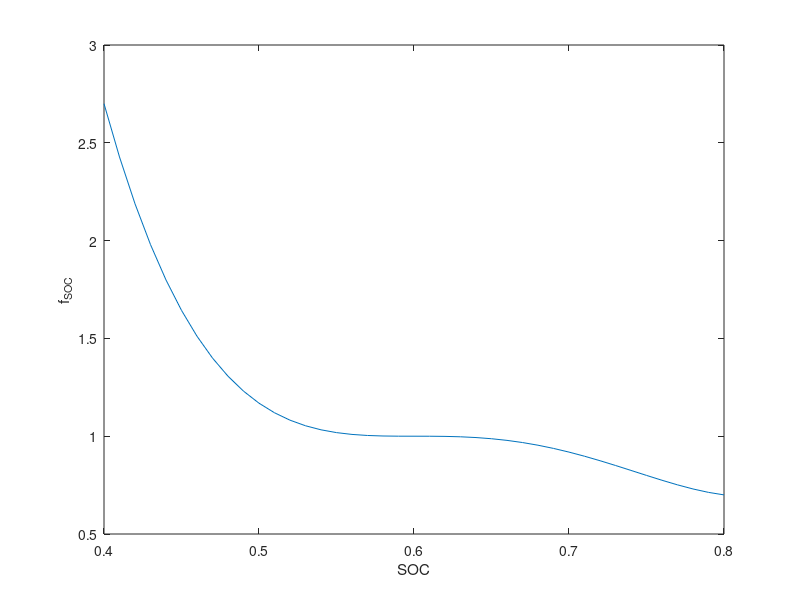
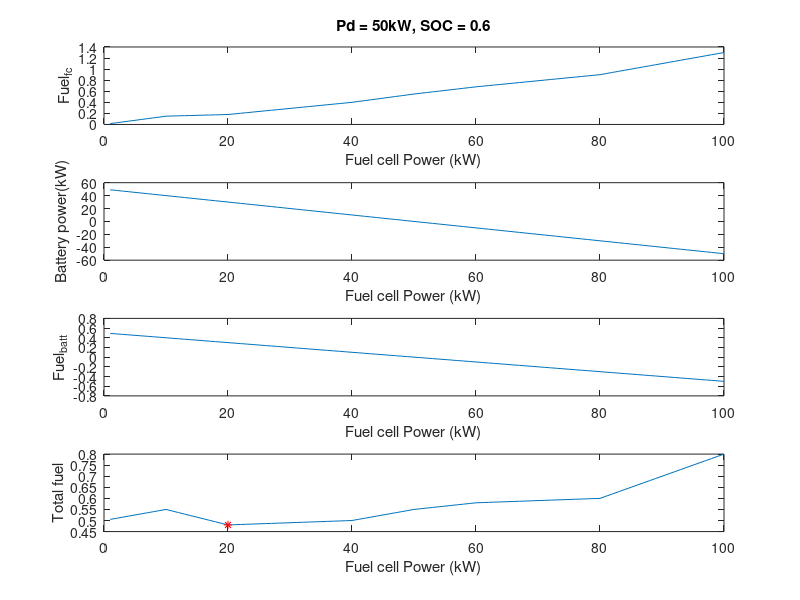
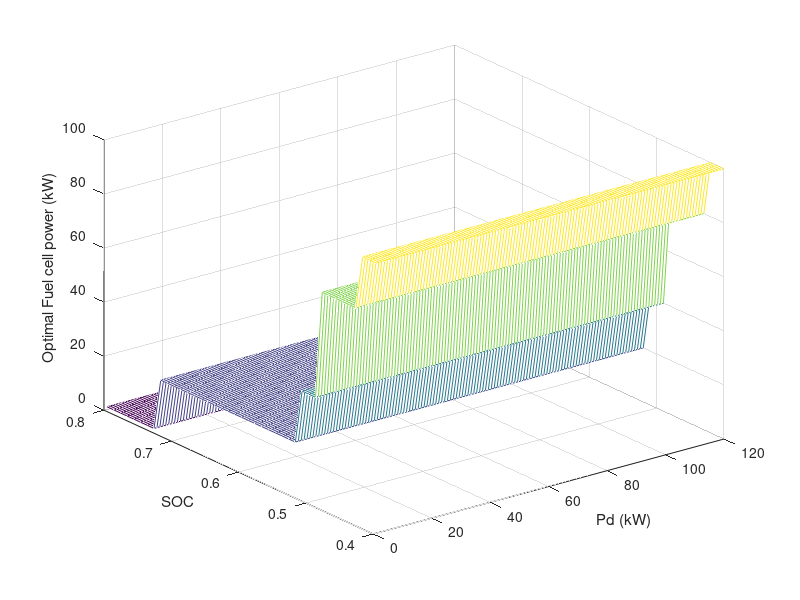

MATLAB code to generate these figures, in order:
clc;clear;close all; format default;

% generate fuel cell (FC) power command map using the ECMS concept
% for a fuel cell vehicle (no engine)

% Fuel cell parameters
P_fc = 1:1:100;
P_fc_sample = 0:10:100; %kW
hydroConsump_fc =  [0 0.15 0.18 0.29 0.4 0.55 0.68 0.79 0.9 1.1 1.3]; %[g/s]
fuel_fc = interp1(P_fc_sample,hydroConsump_fc,P_fc,'linear'); %interpolation to get correcr indexes
        
%SOC parameters (penalty factor)
soc_L = 0.5;
soc_H = 0.7;
soc = 0.4:0.01:0.8; % soc from 40% to 80%
x_soc =  (soc - (soc_L+soc_H)/2)/(soc_H-soc_L);
f_soc = 1-(1-0.7.*x_soc).*x_soc.^3;                % 1 by41

figure(1)
plot(soc, f_soc)
xlabel('SOC'), ylabel('f_S_O_C')
% print hw4_fsoc -dpng

SC_eng = 0.01;     % conversion factor from P_batt to equivalent fuel consumption
Eff_elec = 1.00;   %electric efficiency is ideal 100%

%Initialization
Pd = zeros(1,120);
P_motor = zeros(120,100);
P_batt = zeros(120,100);
fuel_batt = zeros(41,120,100);
fuel_total = zeros(41,120,100);

% Fuel cell motor can be powered by either fuel cell stack or electric battery or both
% FC stack has a 100kW max power capacity. The battery has a 120kW max power capacity
for i = 1:120
  Pd(i) = i*1.0;	% Pd from 1 to 120kw
  P_motor(i,:) = Pd(i)*ones(1,100) - P_fc; 
  
  for j = 1:100
    if P_motor(i,j) > 0
      P_batt(i,j) = P_motor(i,j)/Eff_elec;  % assume a constant battery/power electronics efficiency
    else                                    % Can be modified to be SOC dependent
      P_batt(i,j) = P_motor(i,j)*Eff_elec;  % Charging efficiency does not need to be 
    end                                     % the same as discharging efficiency but here we use the same
  end

  for k = 1:41
    fuel_batt(k,i,:) = f_soc(k)*SC_eng*P_batt(i,:)/Eff_elec; %equivalent hydrogen consumption for fuel cell stack to charge the battery
    fuel_total(k,i,:) = reshape(fuel_fc,1,1,100) + fuel_batt(k,i,:) ;  
  end
end

% Showing example at a particular case, where Pd and SOC are specified by
% index1 and index2, respectively
index1 = 50;    % index1 here = Pd (kW)
index2 = 21;    % index2 indicate which SOC level in [0.4:0.01:0.8] is selected  (60%)

%plot
figure(2)
subplot(411), plot(P_fc, fuel_fc)
title('Fuel Cell Power vs. Hydrogen Consumption')
xlabel('Fuel cell Power (kW)'), ylabel('Fuel_f_c')

title('Pd = 50kW, SOC = 0.6')
subplot(412), plot(P_fc, P_batt(index1,:))
xlabel('Fuel cell Power (kW)'), ylabel('Battery power(kW)')

subplot(413), plot(P_fc, squeeze(fuel_batt(index2,index1,:)))
xlabel('Fuel cell Power (kW)'), ylabel('Fuel_b_a_t_t')

subplot(414), plot(P_fc, squeeze(fuel_total(index2,index1,:)))
xlabel('Fuel cell Power (kW)'), ylabel('Total fuel') %g/s

hold on
[fuel_min, index] = min(fuel_total(index2,index1,:));
plot(P_fc(index), fuel_min, 'r*'), 
% print hw4_ex2b_me566_optim_50Pd_60soc -dpng
hold off

% Find optimal fuel cell power
P_fc_optimal = zeros(41,120);
for index1 = 1:120                 % Pd from 1 to 120 kW
    for index2 = 1:41               % SOC 0.4:0.01:0.8
        [fuel_min(index2, index1), index] = min(fuel_total(index2,index1,:));
        P_fc_optimal(index2, index1) = P_fc(index);
    end
end

%plot 3D
figure(3)
mesh(Pd, soc, P_fc_optimal)
xlabel('Pd (kW)'), ylabel('SOC'), zlabel('Optimal Fuel cell power (kW)')
% print hw4_ex2c_me566_optim_lookup_table_Pfc -dpng;

% Generate optimal decision of fuel cell stack power table
P_fc_optimal_table = zeros(41,length(10:10:120));
for index1 = 10:10:120   %Pd = 10:10:120kW
    for index2 = 1:41    %SOC = 0.4:0.01:0.8 - 40 to 80%
        P_fc_optimal_table(index2, index1/10) = P_fc_optimal(index2, index1);
    end
end

